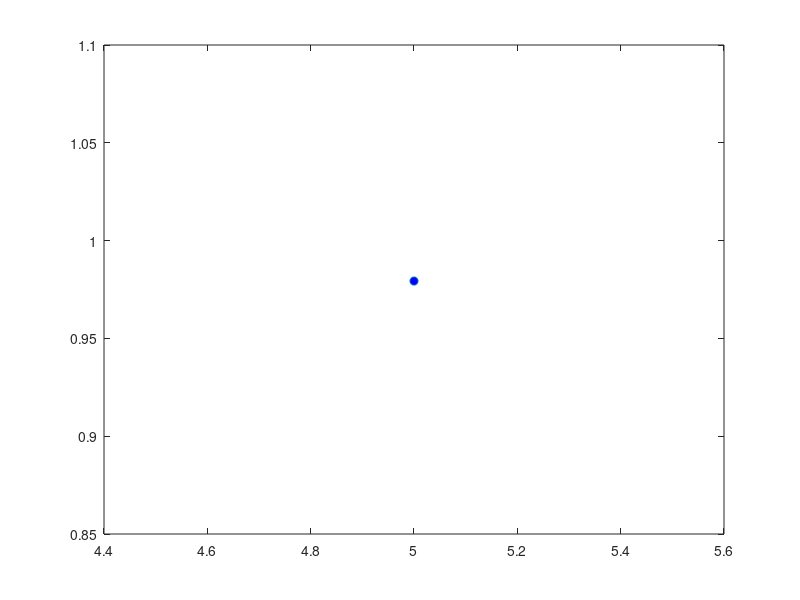

Recreate this plot in MATLAB. (Note: this script raises an error after producing the figure.)
clc
clear
close all
%% Initialization
biot_nos=[0.2,1,5,10];
fo=10; %0.1 to 10
M=11;
dx=1/(M-1);
dt=1e-4;
t_step=9.9/dt;
figure(1)
for bi=biot_nos
    theta=ones(M,t_step+1); 
    theta(M,1)=1/(1+bi*dx);
    for t=2:1:t_step+1
        for x=2:1:M-1
            theta(x,t)=theta(x,t-1)+dt*(theta(x-1,t-1)-2*theta(x,t-1)+theta(x+1,t-1))/(dx^2);
        end
        theta(1,t)=theta(2,t);
        theta(M,t)=theta(M-1,t)/(1+bi*dx);
    end
    plot(1/bi,theta(6,39000)/theta(1,39000),'o','MarkerFaceColor','b');
    hold on;
    xscale("log")
    xlim([0.01,10])
    ylim([0,1])
end
xlabel('1/Bi');
ylabel('theta/theta_0');